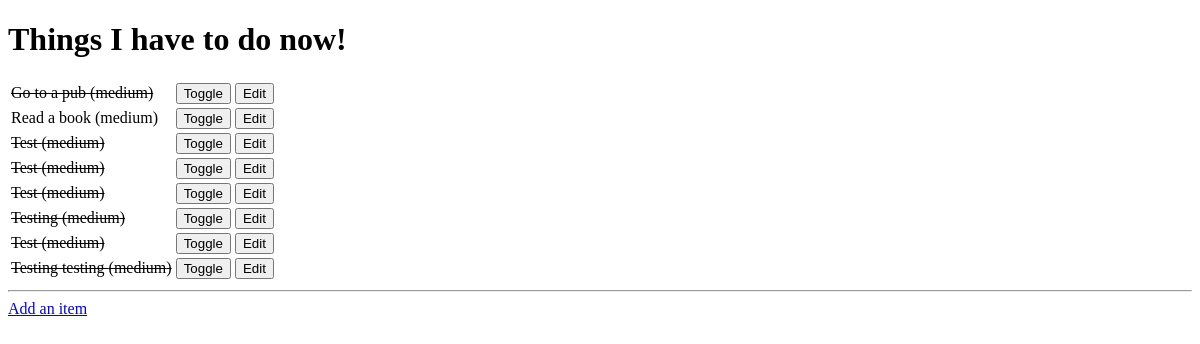
The app's page /, older data.
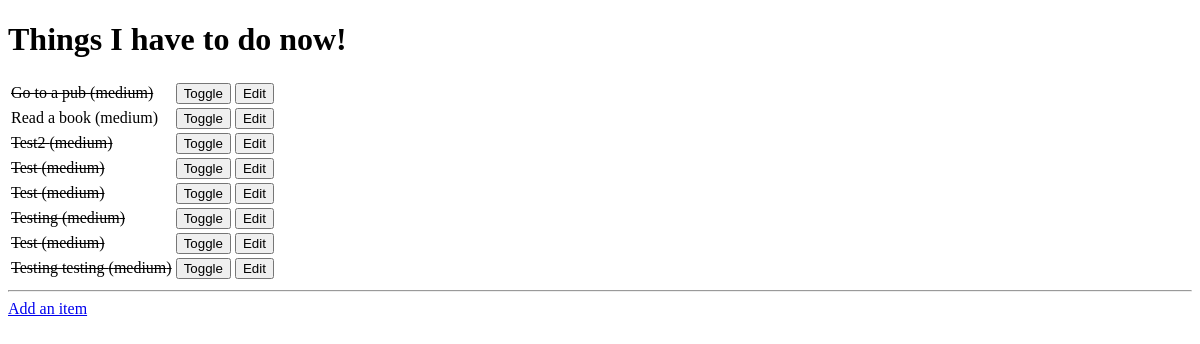
The same page, newer data.
### todoitem/models.py (models this page shows, shortened)
class TodoItem(models.Model):
    name = models.CharField(max_length=30, blank=False)
    done = models.BooleanField(blank=False, default=False)
    priority = models.CharField(max_length=6, blank=False)

### todoitem/views.py (the view)
# urls.py: url(r'^$', get_index),
def get_index(request):
    items = TodoItem.objects.all()
    return render(request, "index.html", {'items': items })

### todoitem/templates/index.html (shortened to what this page needs)
<!DOCTYPE html>
<html lang="en">
<head>
</head>
<body>
   <h1>Things I have to do now!</h1>
   <table>
        {% for item in items %}
        <tr>
            {% if item.done %}
            <td><strike>{{ item.name }} ({{ item.priority }})</strike></td>
            {% else %}
            <td>{{ item.name }} ({{ item.priority }})</td>
            {% endif %}
            <td>
                <form method="POST" action="toggle/{{ item.id }}">{% csrf_token %}<input type="submit" value="Toggle"></form>
            </td>
            <td>
                <form method="GET" action="edit/{{ item.id }}"><input type="submit" value="Edit"></form>
            </td>
        </tr>
        {% empty %}
        <p>You have nothing to do.</p>
        {% endfor %}
    </table>
   <hr>
   <a href="add">Add an item</a>
</body>
</html>

Row changes from the older to the newer data that the page shows:
changed TodoItem: name "Test" → "Test2"
